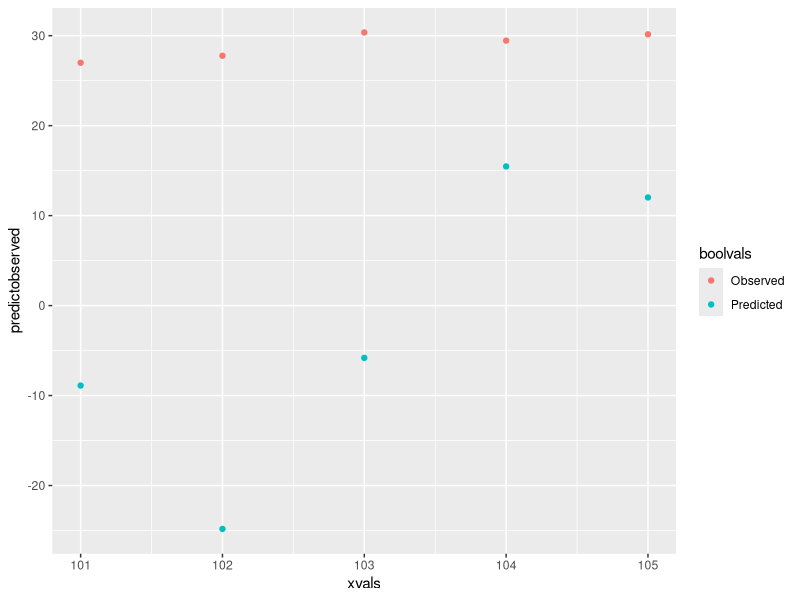
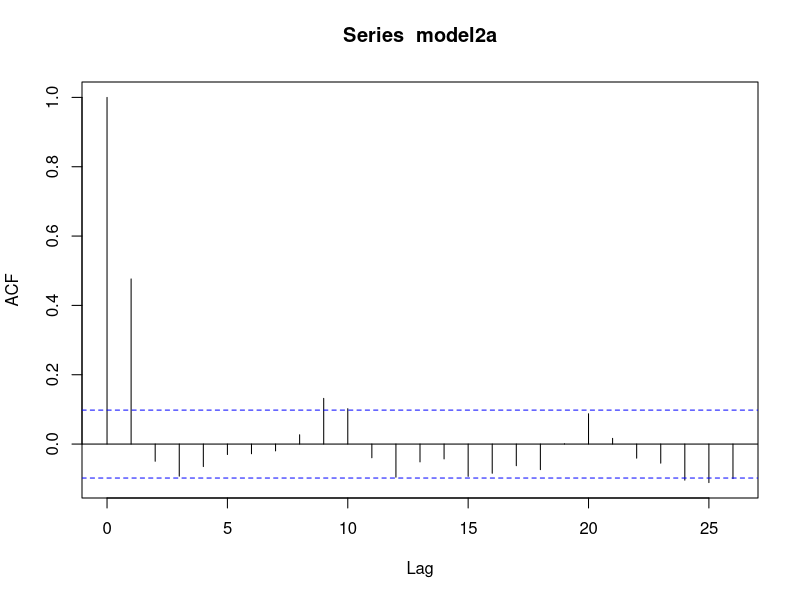
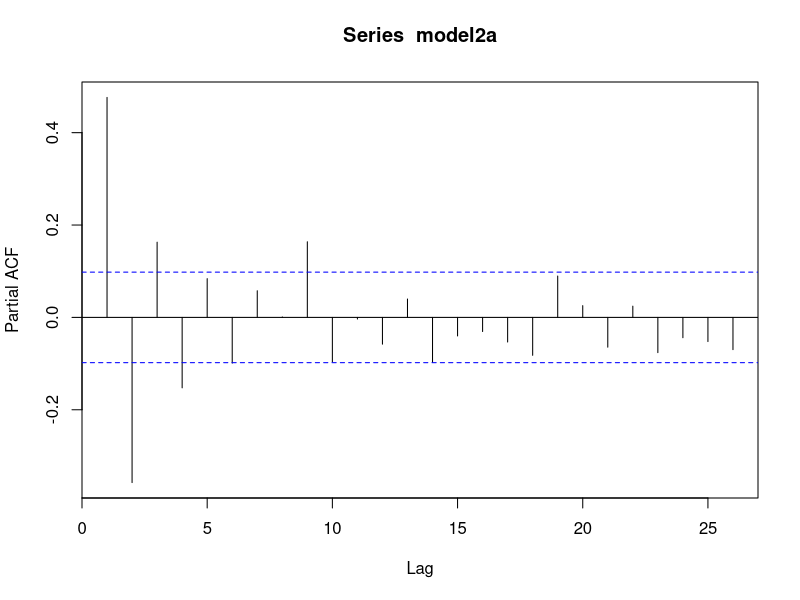
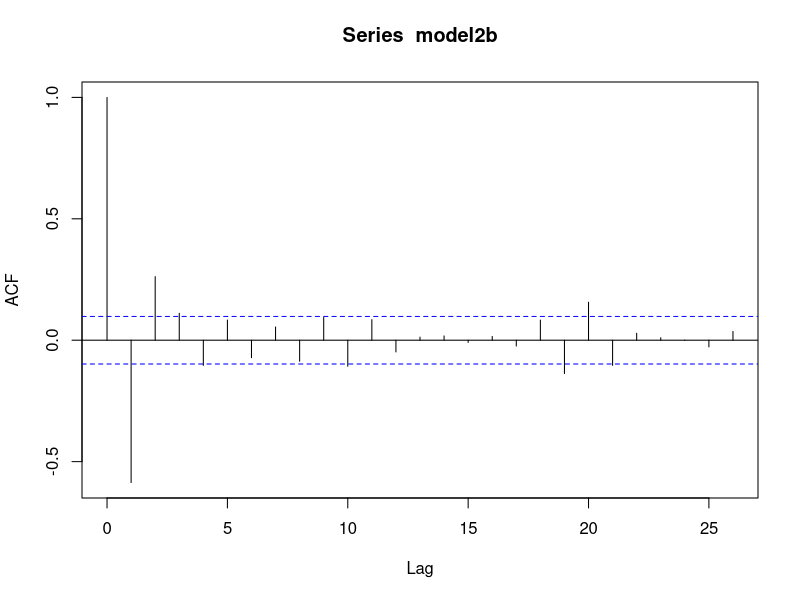
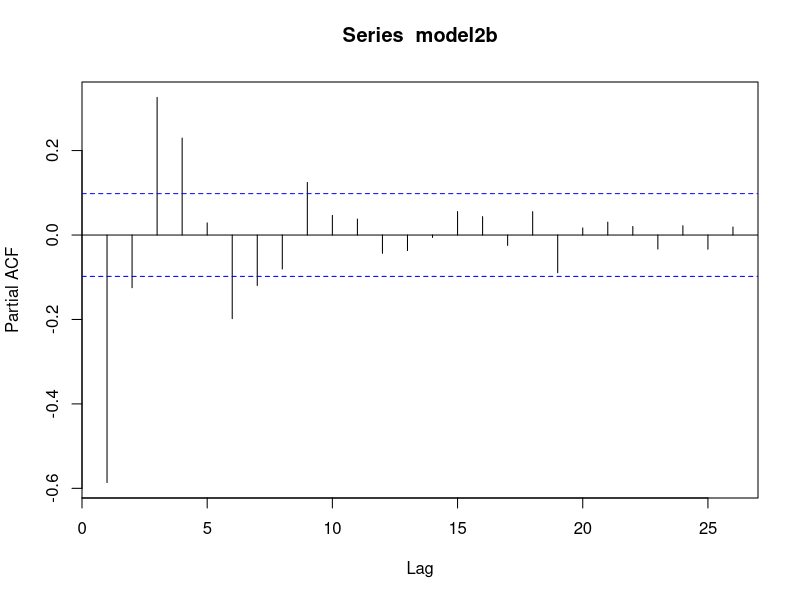
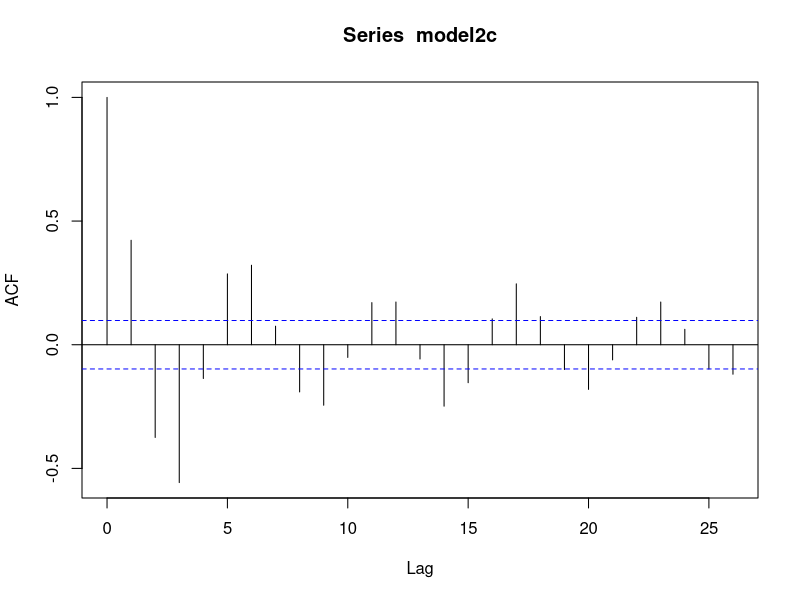
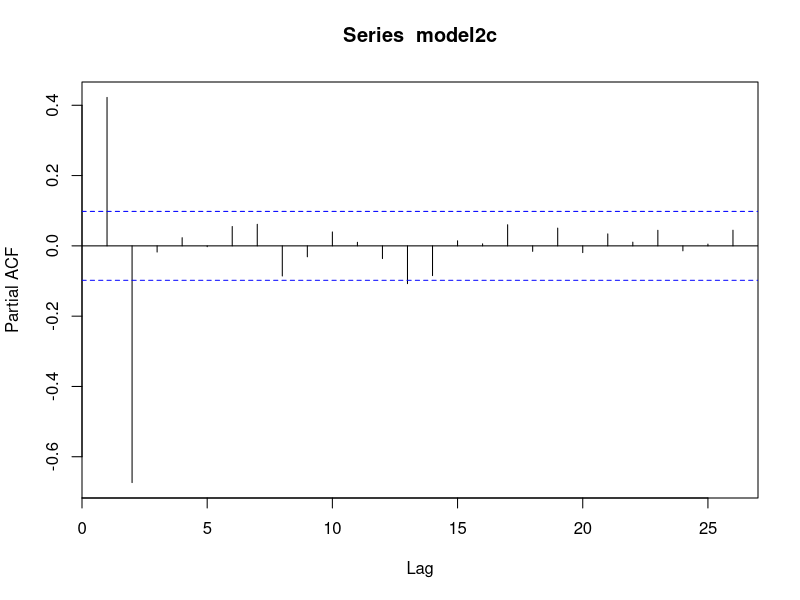
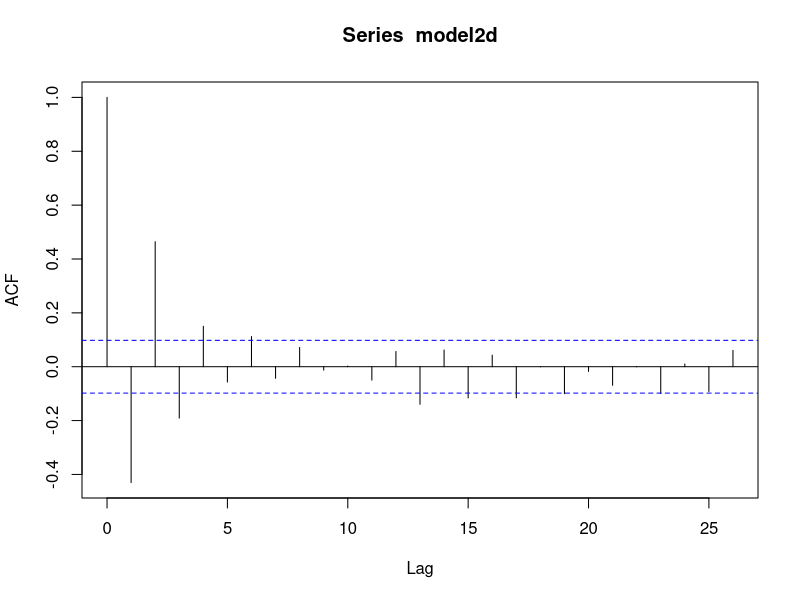

Write R code to recreate these figures, in order.
## ---- chunk 1
knitr::opts_chunk$set(echo = TRUE)
library(ggplot2)
## ---- chunk 2
pvec = c(2, 3, 4)
var2vec = c(7.246, 3.220, 3.216)
myBIC <- function(p, var2) {
  val1 = 100 * log(var2)
  val2 = log(100) * p
  return(val1 + val2)
}
finalvec = vector()
for(i in 1:3) {
  print(myBIC(pvec[i], var2vec[i]))
}
## ---- chunk 3
x98 = 32.71
x99 = 30.59
x100 =27.55
## ---- chunk 4
xt <- function(p1, p2) {
  val1 = 0.499 * p1
  val2 = -0.74 * p2
  return(val1 + val2)
}
x101 = xt(x100, x99)
x102 = xt(x101, x100)
x103 = xt(x102, x101)
x104 = xt(x103, x102)
x105 = xt(x104, x103)
predicted = c(x101,x102,x103,x104,x105)
predicted
## ---- chunk 5
observed = c(26.99, 27.77, 30.36, 29.45, 30.15)
xvals = c(101,102,103,104,105,101,102,103,104,105)
boolvals = c("Predicted","Predicted","Predicted","Predicted","Predicted","Observed",
             "Observed","Observed","Observed","Observed")
predictobserved = c(predicted, observed)
m1 = data.frame(xvals, predictobserved, boolvals)
ggplot(data=m1, mapping=aes(x=xvals, y=predictobserved, color = boolvals)) +
  geom_point()
## ---- chunk 6
model2a = arima.sim(list(order = c(0,0,1), ma = 0.8), n = 400, sd = 1)
acf(model2a)
pacf(model2a)
## ---- chunk 7
model2b = arima.sim(list(order = c(0,0,2), ma = c(-0.8, 0.7)), n = 400, sd = 1)
acf(model2b)
pacf(model2b)
## ---- chunk 8
model2c = arima.sim(list(order = c(2,0,0), ar = c(0.7, -0.7)), n = 400, sd = 1)
acf(model2c)
pacf(model2c)
## ---- chunk 9
model2d = arima.sim(list(order = c(2,0,0), ar = c(-0.3, 0.4)), n = 400, sd = 1)
acf(model2d)
pacf(model2d)
## ---- chunk 10
model2e = arima.sim(list(order = c(1,0,2), ar = - 0.8, ma = c(-0.8, 0.6)), n = 400, sd = 1)
acf(model2e)
pacf(model2e)
